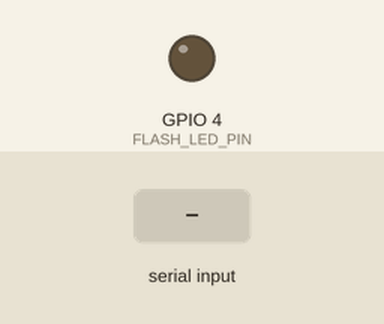
Recording of a sketch running on a simulated ESP32. On the bench: output pins drawn as LEDs (lit = HIGH). The inputs (shaded band) are chosen by the test bench. Storage starts empty; the camera gives no picture; what the sketch prints to the serial monitor is not drawn.

Above: at 1.5 s.
1.6 s: "CAPTURE\n" received over Serial
At 1.61 s:
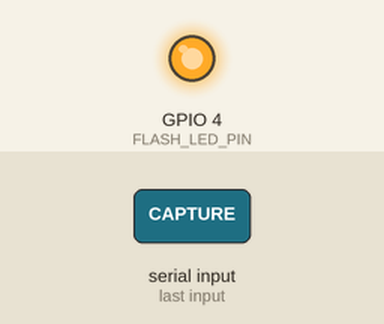
3.1 s: "SIZE\n" received over Serial
4.6 s: "DELETE\n" received over Serial
Timing chart, 0 to 7.6 s (numbered marks = the images above; inputs shaded):
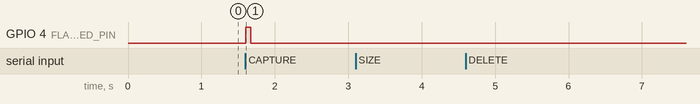

The sketch:

cameraCaptureTest.ino
```cpp
#include "esp_camera.h"
#include "FS.h"
#include "SPIFFS.h"

#define FLASH_LED_PIN 4
#define CAMERA_MODEL_AI_THINKER
#include "camera_pins.h"


void captureImageAndSave() {
  // Turn on the light
  digitalWrite(FLASH_LED_PIN, HIGH);

  camera_fb_t *fb = NULL;
  fb = esp_camera_fb_get();

  if (!fb) {
    Serial.println("Camera capture failed");
    return;
  }

  // Save the image to SPIFFS
  File file = SPIFFS.open("/capture.jpg", FILE_WRITE);

  if (!file) {
    Serial.println("Failed to open file for writing");
    return;
  }

  file.write(fb->buf, fb->len);
  file.close();
  esp_camera_fb_return(fb);

  // Turn off the light
  digitalWrite(FLASH_LED_PIN, LOW);
}

void printImageSize() {
  if (SPIFFS.exists("/capture.jpg")) {
    File file = SPIFFS.open("/capture.jpg");
    Serial.print("Size of capture.jpg: ");
    Serial.println(file.size());
    file.close();
  } else {
    Serial.println("File does not exist");
  }
}

void deleteImage() {
  if (SPIFFS.remove("/capture.jpg")) {
    Serial.println("File deleted successfully");
  } else {
    Serial.println("File deletion failed");
  }
}

void showImage() {
  File file = SPIFFS.open("/capture.jpg");
  if (!file) {
    Serial.println("Failed to open file for reading");
    return;
  }

  size_t chunkSize = 1024; // Change this to the size you want
  uint8_t* buffer = new uint8_t[chunkSize];
  size_t n;

  // Use file.read() to read the file in chunks
  while ((n = file.read(buffer, chunkSize)) > 0) {
    // Write the chunk binary data to Serial
    Serial.write(buffer, n);
  }

  delete[] buffer;
  file.close();
}

void setup() {
  Serial.begin(115200);
  pinMode(FLASH_LED_PIN, OUTPUT);
  // Initialize the SPIFFS
  if (!SPIFFS.begin(true)) {
    Serial.println("An error has occurred while mounting SPIFFS");
    return;
  }

  // Initialize the camera for AI Thinker ESP32-CAM module
  camera_config_t config;
  config.ledc_channel = LEDC_CHANNEL_0;
  config.ledc_timer = LEDC_TIMER_0;
  config.pin_d0 = Y2_GPIO_NUM;
  config.pin_d1 = Y3_GPIO_NUM;
  config.pin_d2 = Y4_GPIO_NUM;
  config.pin_d3 = Y5_GPIO_NUM;
  config.pin_d4 = Y6_GPIO_NUM;
  config.pin_d5 = Y7_GPIO_NUM;
  config.pin_d6 = Y8_GPIO_NUM;
  config.pin_d7 = Y9_GPIO_NUM;
  config.pin_xclk = XCLK_GPIO_NUM;
  config.pin_pclk = PCLK_GPIO_NUM;
  config.pin_vsync = VSYNC_GPIO_NUM;
  config.pin_href = HREF_GPIO_NUM;
  config.pin_sscb_sda = SIOD_GPIO_NUM;
  config.pin_sscb_scl = SIOC_GPIO_NUM;
  config.pin_pwdn = PWDN_GPIO_NUM;
  config.pin_reset = RESET_GPIO_NUM;
  config.xclk_freq_hz = 20000000;
  config.pixel_format = PIXFORMAT_JPEG;
  if (psramFound()) {
    config.frame_size = FRAMESIZE_QQVGA;
    config.jpeg_quality = 40;
    config.fb_count = 2;
  } else {
    config.frame_size = FRAMESIZE_SVGA;
    config.jpeg_quality = 12;
    config.fb_count = 1;
  }

  // Initialize the camera with the configuration
  esp_err_t err = esp_camera_init(&config);

  if (err != ESP_OK) {
    Serial.printf("Camera initialization failed with error 0x%x", err);
    return;
  }

  Serial.println("Camera initialized successfully!");
  sensor_t * s = esp_camera_sensor_get();
  s->set_brightness(s, 0);     // -2 to 2
  s->set_contrast(s, 0);       // -2 to 2
  s->set_saturation(s, 0);     // -2 to 2
  s->set_special_effect(s, 0); // 0 to 6 (0 - No Effect, 1 - Negative, 2 - Grayscale, 3 - Red Tint, 4 - Green Tint, 5 - Blue Tint, 6 - Sepia)
  s->set_whitebal(s, 1);       // 0 = disable , 1 = enable
  s->set_awb_gain(s, 1);       // 0 = disable , 1 = enable
  s->set_wb_mode(s, 0);        // 0 to 4 - if awb_gain enabled (0 - Auto, 1 - Sunny, 2 - Cloudy, 3 - Office, 4 - Home)
  s->set_exposure_ctrl(s, 1);  // 0 = disable , 1 = enable
  s->set_aec2(s, 0);           // 0 = disable , 1 = enable
  s->set_ae_level(s, 0);       // -2 to 2
  s->set_aec_value(s, 300);    // 0 to 1200
  s->set_gain_ctrl(s, 1);      // 0 = disable , 1 = enable
  s->set_agc_gain(s, 0);       // 0 to 30
  s->set_gainceiling(s, (gainceiling_t)0);  // 0 to 6
  s->set_bpc(s, 0);            // 0 = disable , 1 = enable
  s->set_wpc(s, 1);            // 0 = disable , 1 = enable
  s->set_raw_gma(s, 1);        // 0 = disable , 1 = enable
  s->set_lenc(s, 1);           // 0 = disable , 1 = enable
  s->set_hmirror(s, 0);        // 0 = disable , 1 = enable
  s->set_vflip(s, 0);          // 0 = disable , 1 = enable
  s->set_dcw(s, 1);            // 0 = disable , 1 = enable
  s->set_colorbar(s, 0);       // 0 = disable , 1 = enable
}

void loop() {
  if (Serial.available() > 0) {
    String command = Serial.readStringUntil('\n');
    command.trim();

    if (command == "CAPTURE") {
      captureImageAndSave();
    } else if (command == "SIZE") {
      printImageSize();
    } else if (command == "DELETE") {
      deleteImage();
    } else if (command == "SHOW") {
      showImage();
    } else {
      Serial.println("Invalid command");
    }
  }
}
```

camera_pins.h
```cpp
#if defined(CAMERA_MODEL_WROVER_KIT)
#define PWDN_GPIO_NUM    -1
#define RESET_GPIO_NUM   -1
#define XCLK_GPIO_NUM    21
#define SIOD_GPIO_NUM    26
#define SIOC_GPIO_NUM    27

#define Y9_GPIO_NUM      35
#define Y8_GPIO_NUM      34
#define Y7_GPIO_NUM      39
#define Y6_GPIO_NUM      36
#define Y5_GPIO_NUM      19
#define Y4_GPIO_NUM      18
#define Y3_GPIO_NUM       5
#define Y2_GPIO_NUM       4
#define VSYNC_GPIO_NUM   25
#define HREF_GPIO_NUM    23
#define PCLK_GPIO_NUM    22

#elif defined(CAMERA_MODEL_ESP_EYE)
#define PWDN_GPIO_NUM    -1
#define RESET_GPIO_NUM   -1
#define XCLK_GPIO_NUM    4
#define SIOD_GPIO_NUM    18
#define SIOC_GPIO_NUM    23

#define Y9_GPIO_NUM      36
#define Y8_GPIO_NUM      37
#define Y7_GPIO_NUM      38
#define Y6_GPIO_NUM      39
#define Y5_GPIO_NUM      35
#define Y4_GPIO_NUM      14
#define Y3_GPIO_NUM      13
#define Y2_GPIO_NUM      34
#define VSYNC_GPIO_NUM   5
#define HREF_GPIO_NUM    27
#define PCLK_GPIO_NUM    25

#define LED_GPIO_NUM     22

#elif defined(CAMERA_MODEL_M5STACK_PSRAM)
#define PWDN_GPIO_NUM     -1
#define RESET_GPIO_NUM    15
#define XCLK_GPIO_NUM     27
#define SIOD_GPIO_NUM     25
#define SIOC_GPIO_NUM     23

#define Y9_GPIO_NUM       19
#define Y8_GPIO_NUM       36
#define Y7_GPIO_NUM       18
#define Y6_GPIO_NUM       39
#define Y5_GPIO_NUM        5
#define Y4_GPIO_NUM       34
#define Y3_GPIO_NUM       35
#define Y2_GPIO_NUM       32
#define VSYNC_GPIO_NUM    22
#define HREF_GPIO_NUM     26
#define PCLK_GPIO_NUM     21

#elif defined(CAMERA_MODEL_M5STACK_V2_PSRAM)
#define PWDN_GPIO_NUM     -1
#define RESET_GPIO_NUM    15
#define XCLK_GPIO_NUM     27
#define SIOD_GPIO_NUM     22
#define SIOC_GPIO_NUM     23

#define Y9_GPIO_NUM       19
#define Y8_GPIO_NUM       36
#define Y7_GPIO_NUM       18
#define Y6_GPIO_NUM       39
#define Y5_GPIO_NUM        5
#define Y4_GPIO_NUM       34
#define Y3_GPIO_NUM       35
#define Y2_GPIO_NUM       32
#define VSYNC_GPIO_NUM    25
#define HREF_GPIO_NUM     26
#define PCLK_GPIO_NUM     21

#elif defined(CAMERA_MODEL_M5STACK_WIDE)
#define PWDN_GPIO_NUM     -1
#define RESET_GPIO_NUM    15
#define XCLK_GPIO_NUM     27
#define SIOD_GPIO_NUM     22
#define SIOC_GPIO_NUM     23

#define Y9_GPIO_NUM       19
#define Y8_GPIO_NUM       36
#define Y7_GPIO_NUM       18
#define Y6_GPIO_NUM       39
#define Y5_GPIO_NUM        5
#define Y4_GPIO_NUM       34
#define Y3_GPIO_NUM       35
#define Y2_GPIO_NUM       32
#define VSYNC_GPIO_NUM    25
#define HREF_GPIO_NUM     26
#define PCLK_GPIO_NUM     21

#define LED_GPIO_NUM       2

#elif defined(CAMERA_MODEL_M5STACK_ESP32CAM)
#define PWDN_GPIO_NUM     -1
#define RESET_GPIO_NUM    15
#define XCLK_GPIO_NUM     27
#define SIOD_GPIO_NUM     25
#define SIOC_GPIO_NUM     23

#define Y9_GPIO_NUM       19
#define Y8_GPIO_NUM       36
#define Y7_GPIO_NUM       18
#define Y6_GPIO_NUM       39
#define Y5_GPIO_NUM        5
#define Y4_GPIO_NUM       34
#define Y3_GPIO_NUM       35
#define Y2_GPIO_NUM       17
#define VSYNC_GPIO_NUM    22
#define HREF_GPIO_NUM     26
#define PCLK_GPIO_NUM     21

#elif defined(CAMERA_MODEL_M5STACK_UNITCAM)
#define PWDN_GPIO_NUM     -1
#define RESET_GPIO_NUM    15
#define XCLK_GPIO_NUM     27
#define SIOD_GPIO_NUM     25
#define SIOC_GPIO_NUM     23

#define Y9_GPIO_NUM       19
#define Y8_GPIO_NUM       36
#define Y7_GPIO_NUM       18
#define Y6_GPIO_NUM       39
#define Y5_GPIO_NUM        5
#define Y4_GPIO_NUM       34
#define Y3_GPIO_NUM       35
#define Y2_GPIO_NUM       32
#define VSYNC_GPIO_NUM    22
#define HREF_GPIO_NUM     26
#define PCLK_GPIO_NUM     21

#elif defined(CAMERA_MODEL_AI_THINKER)
#define PWDN_GPIO_NUM     32
#define RESET_GPIO_NUM    -1
#define XCLK_GPIO_NUM      0
#define SIOD_GPIO_NUM     26
#define SIOC_GPIO_NUM     27

#define Y9_GPIO_NUM       35
#define Y8_GPIO_NUM       34
#define Y7_GPIO_NUM       39
#define Y6_GPIO_NUM       36
#define Y5_GPIO_NUM       21
#define Y4_GPIO_NUM       19
#define Y3_GPIO_NUM       18
#define Y2_GPIO_NUM        5
#define VSYNC_GPIO_NUM    25
#define HREF_GPIO_NUM     23
#define PCLK_GPIO_NUM     22

// 4 for flash led or 33 for normal led
#define LED_GPIO_NUM       4

#elif defined(CAMERA_MODEL_TTGO_T_JOURNAL)
#define PWDN_GPIO_NUM      0
#define RESET_GPIO_NUM    15
#define XCLK_GPIO_NUM     27
#define SIOD_GPIO_NUM     25
#define SIOC_GPIO_NUM     23

#define Y9_GPIO_NUM       19
#define Y8_GPIO_NUM       36
#define Y7_GPIO_NUM       18
#define Y6_GPIO_NUM       39
#define Y5_GPIO_NUM        5
#define Y4_GPIO_NUM       34
#define Y3_GPIO_NUM       35
#define Y2_GPIO_NUM       17
#define VSYNC_GPIO_NUM    22
#define HREF_GPIO_NUM     26
#define PCLK_GPIO_NUM     21

#elif defined(CAMERA_MODEL_XIAO_ESP32S3)
#define PWDN_GPIO_NUM     -1
#define RESET_GPIO_NUM    -1
#define XCLK_GPIO_NUM     10
#define SIOD_GPIO_NUM     40
#define SIOC_GPIO_NUM     39

#define Y9_GPIO_NUM       48
#define Y8_GPIO_NUM       11
#define Y7_GPIO_NUM       12
#define Y6_GPIO_NUM       14
#define Y5_GPIO_NUM       16
#define Y4_GPIO_NUM       18
#define Y3_GPIO_NUM       17
#define Y2_GPIO_NUM       15
#define VSYNC_GPIO_NUM    38
#define HREF_GPIO_NUM     47
#define PCLK_GPIO_NUM     13

#elif defined(CAMERA_MODEL_ESP32_CAM_BOARD)
// The 18 pin header on the board has Y5 and Y3 swapped
#define USE_BOARD_HEADER 0
#define PWDN_GPIO_NUM    32
#define RESET_GPIO_NUM   33
#define XCLK_GPIO_NUM     4
#define SIOD_GPIO_NUM    18
#define SIOC_GPIO_NUM    23

#define Y9_GPIO_NUM      36
#define Y8_GPIO_NUM      19
#define Y7_GPIO_NUM      21
#define Y6_GPIO_NUM      39
#if USE_BOARD_HEADER
#define Y5_GPIO_NUM      13
#else
#define Y5_GPIO_NUM      35
#endif
#define Y4_GPIO_NUM      14
#if USE_BOARD_HEADER
#define Y3_GPIO_NUM      35
#else
#define Y3_GPIO_NUM      13
#endif
#define Y2_GPIO_NUM      34
#define VSYNC_GPIO_NUM    5
#define HREF_GPIO_NUM    27
#define PCLK_GPIO_NUM    25

#elif defined(CAMERA_MODEL_ESP32S3_CAM_LCD)
#define PWDN_GPIO_NUM     -1
#define RESET_GPIO_NUM    -1
#define XCLK_GPIO_NUM     40
#define SIOD_GPIO_NUM     17
#define SIOC_GPIO_NUM     18

#define Y9_GPIO_NUM       39
#define Y8_GPIO_NUM       41
#define Y7_GPIO_NUM       42
#define Y6_GPIO_NUM       12
#define Y5_GPIO_NUM       3
#define Y4_GPIO_NUM       14
#define Y3_GPIO_NUM       47
#define Y2_GPIO_NUM       13
#define VSYNC_GPIO_NUM    21
#define HREF_GPIO_NUM     38
#define PCLK_GPIO_NUM     11

#elif defined(CAMERA_MODEL_ESP32S2_CAM_BOARD)
// The 18 pin header on the board has Y5 and Y3 swapped
#define USE_BOARD_HEADER 0
#define PWDN_GPIO_NUM     1
#define RESET_GPIO_NUM    2
#define XCLK_GPIO_NUM     42
#define SIOD_GPIO_NUM     41
#define SIOC_GPIO_NUM     18

#define Y9_GPIO_NUM       16
#define Y8_GPIO_NUM       39
#define Y7_GPIO_NUM       40
#define Y6_GPIO_NUM       15
#if USE_BOARD_HEADER
#define Y5_GPIO_NUM       12
#else
#define Y5_GPIO_NUM       13
#endif
#define Y4_GPIO_NUM       5
#if USE_BOARD_HEADER
#define Y3_GPIO_NUM       13
#else
#define Y3_GPIO_NUM       12
#endif
#define Y2_GPIO_NUM       14
#define VSYNC_GPIO_NUM    38
#define HREF_GPIO_NUM     4
#define PCLK_GPIO_NUM     3

#elif defined(CAMERA_MODEL_ESP32S3_EYE)
#define PWDN_GPIO_NUM -1
#define RESET_GPIO_NUM -1
#define XCLK_GPIO_NUM 15
#define SIOD_GPIO_NUM 4
#define SIOC_GPIO_NUM 5

#define Y2_GPIO_NUM 11
#define Y3_GPIO_NUM 9
#define Y4_GPIO_NUM 8
#define Y5_GPIO_NUM 10
#define Y6_GPIO_NUM 12
#define Y7_GPIO_NUM 18
#define Y8_GPIO_NUM 17
#define Y9_GPIO_NUM 16

#define VSYNC_GPIO_NUM 6
#define HREF_GPIO_NUM 7
#define PCLK_GPIO_NUM 13

#elif defined(CAMERA_MODEL_DFRobot_FireBeetle2_ESP32S3) || defined(CAMERA_MODEL_DFRobot_Romeo_ESP32S3)
#define PWDN_GPIO_NUM     -1
#define RESET_GPIO_NUM    -1
#define XCLK_GPIO_NUM     45
#define SIOD_GPIO_NUM     1
#define SIOC_GPIO_NUM     2

#define Y9_GPIO_NUM       48
#define Y8_GPIO_NUM       46
#define Y7_GPIO_NUM       8
#define Y6_GPIO_NUM       7
#define Y5_GPIO_NUM       4
#define Y4_GPIO_NUM       41
#define Y3_GPIO_NUM       40
#define Y2_GPIO_NUM       39
#define VSYNC_GPIO_NUM    6
#define HREF_GPIO_NUM     42
#define PCLK_GPIO_NUM     5

#else
#error "Camera model not selected"
#endif
```

Measured:
- after the input at 1.6 s, GPIO 4 (FLASH_LED_PIN): LOW → HIGH at once, → LOW 0.07 s later
- after the input at 3.1 s, every drawn part: stays the same
- after the input at 4.6 s, every drawn part: stays the same
